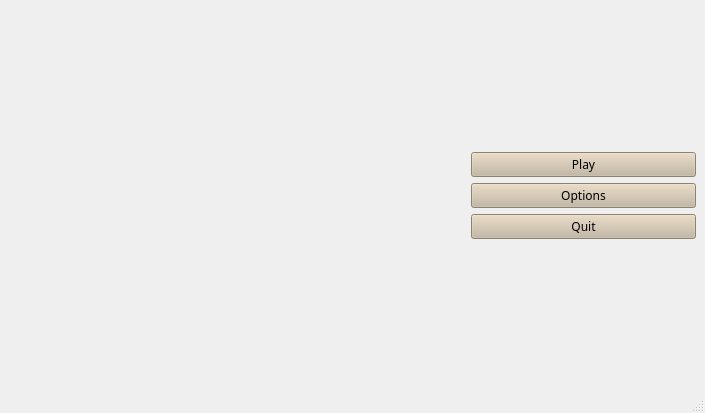
<?xml version="1.0" encoding="UTF-8"?>
<ui version="4.0">
 <class>MainWindow</class>
 <widget class="QMainWindow" name="MainWindow">
  <property name="geometry">
   <rect>
    <x>0</x>
    <y>0</y>
    <width>705</width>
    <height>413</height>
   </rect>
  </property>
  <property name="sizePolicy">
   <sizepolicy hsizetype="Expanding" vsizetype="Expanding">
    <horstretch>0</horstretch>
    <verstretch>0</verstretch>
   </sizepolicy>
  </property>
  <property name="windowTitle">
   <string>MainWindow</string>
  </property>
  <widget class="QWidget" name="centralwidget">
   <layout class="QGridLayout" name="gridLayout">
    <item row="1" column="0">
     <layout class="QHBoxLayout" name="horizontalLayout">
      <item>
       <widget class="QLabel" name="label">
        <property name="text">
         <string/>
        </property>
       </widget>
      </item>
      <item>
       <widget class="QLabel" name="label_2">
        <property name="text">
         <string/>
        </property>
       </widget>
      </item>
      <item>
       <layout class="QVBoxLayout" name="verticalLayout">
        <item>
         <widget class="QPushButton" name="play_button">
          <property name="font">
           <font>
            <family>MV Boli</family>
           </font>
          </property>
          <property name="styleSheet">
           <string notr="true">background-color: #c4b69f;</string>
          </property>
          <property name="text">
           <string>Play</string>
          </property>
          <property name="iconSize">
           <size>
            <width>287</width>
            <height>21</height>
           </size>
          </property>
         </widget>
        </item>
        <item>
         <widget class="QPushButton" name="options_button">
          <property name="font">
           <font>
            <family>MV Boli</family>
           </font>
          </property>
          <property name="styleSheet">
           <string notr="true">background-color: #c4b69f;</string>
          </property>
          <property name="text">
           <string>Options</string>
          </property>
         </widget>
        </item>
        <item>
         <widget class="QPushButton" name="quit_button">
          <property name="font">
           <font>
            <family>MV Boli</family>
           </font>
          </property>
          <property name="styleSheet">
           <string notr="true">background-color: #c4b69f;</string>
          </property>
          <property name="text">
           <string>Quit</string>
          </property>
         </widget>
        </item>
       </layout>
      </item>
     </layout>
    </item>
   </layout>
  </widget>
  <widget class="QMenuBar" name="menubar">
   <property name="geometry">
    <rect>
     <x>0</x>
     <y>0</y>
     <width>705</width>
     <height>25</height>
    </rect>
   </property>
  </widget>
  <widget class="QStatusBar" name="statusbar"/>
 </widget>
 <resources/>
 <connections/>
</ui>
